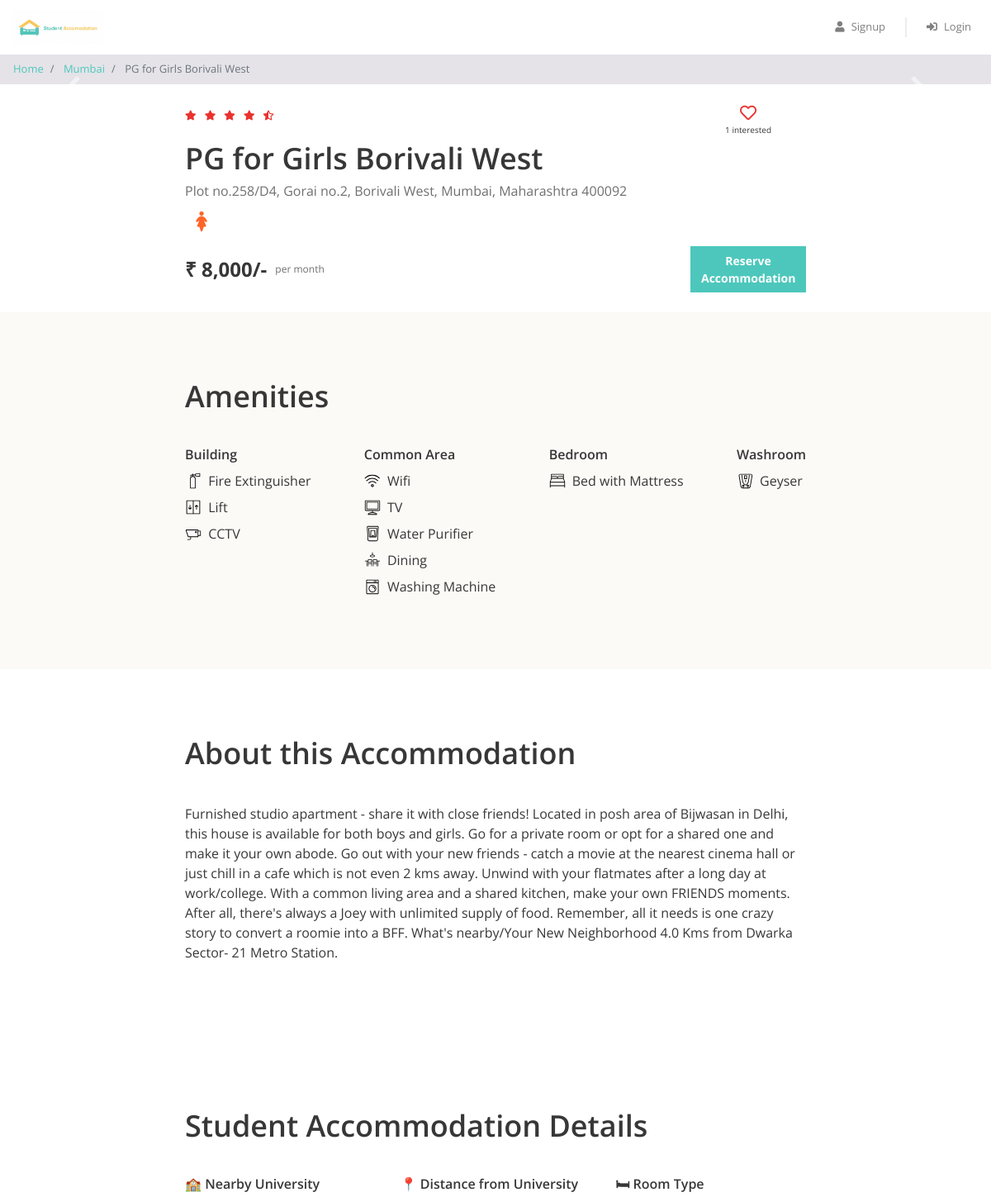
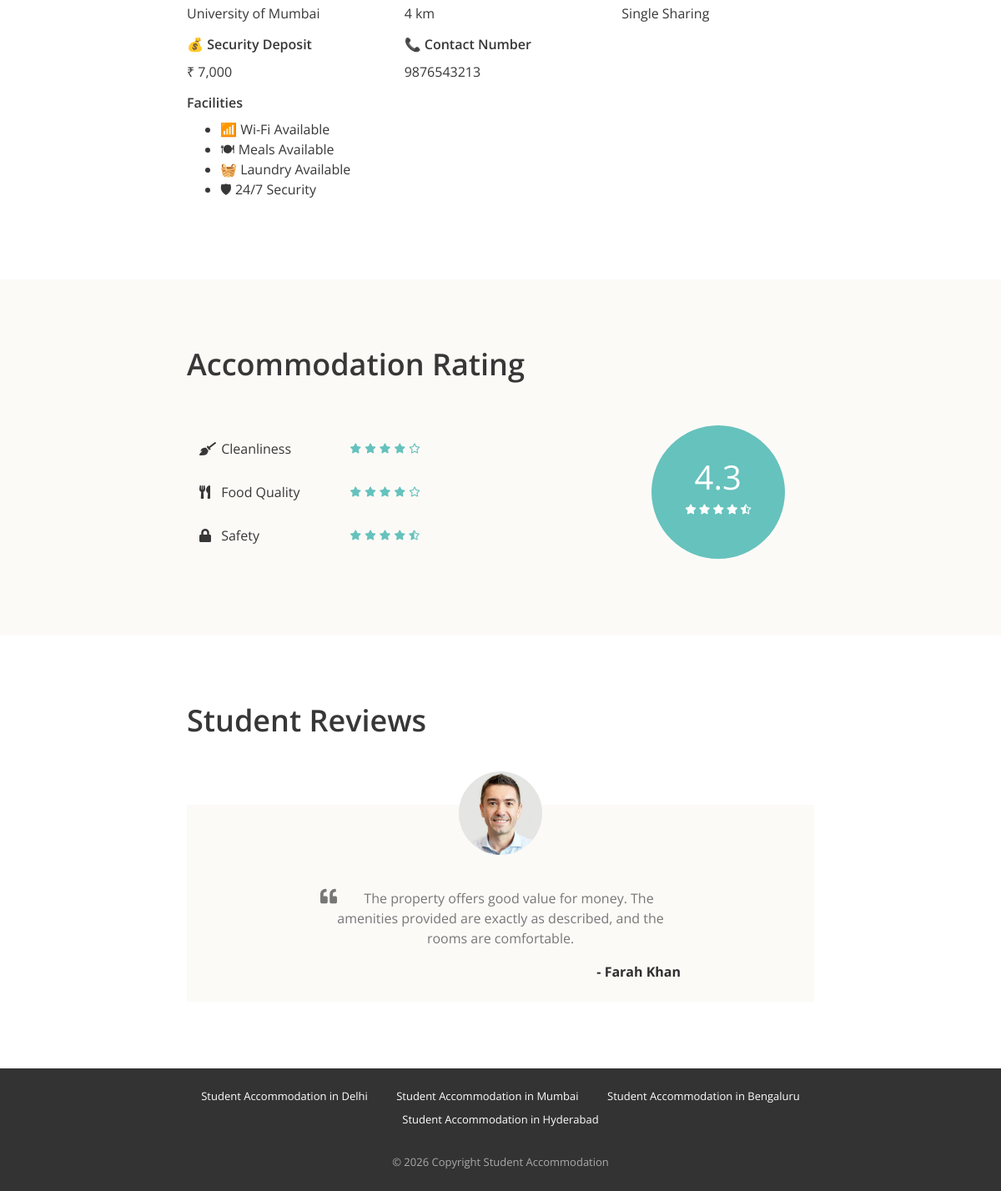
Page /property_detail.php?property_id=4 on the committed database (2 pictures, top to bottom).
### tables this page shows
CREATE TABLE `properties` (
  `id` int(11) NOT NULL,
  `city_id` int(11) NOT NULL,
  `name` varchar(100) NOT NULL,
  `address` varchar(255) NOT NULL,
  `description` longtext NOT NULL,
  `gender` enum('male','female','unisex') NOT NULL,
  `rent` int(11) NOT NULL,
  `rating_clean` float(2,1) NOT NULL,
  `rating_food` float(2,1) NOT NULL,
  `rating_safety` float(2,1) NOT NULL,
  `university_name` varchar(255) DEFAULT NULL,
  `university_distance` varchar(100) DEFAULT NULL,
  `room_type` varchar(100) DEFAULT NULL,
  `wifi` tinyint(1) DEFAULT 0,
  `meals` tinyint(1) DEFAULT 0,
  `laundry` tinyint(1) DEFAULT 0,
  `security` tinyint(1) DEFAULT 0,
  `deposit` int(11) DEFAULT NULL,
  `contact_number` varchar(15) DEFAULT NULL
);

CREATE TABLE `cities` (
  `id` int(11) NOT NULL,
  `name` varchar(100) NOT NULL
);

CREATE TABLE `amenities` (
  `id` int(11) NOT NULL,
  `name` varchar(100) NOT NULL,
  `type` varchar(100) NOT NULL,
  `icon` varchar(100) NOT NULL
);

CREATE TABLE `testimonials` (
  `id` int(11) NOT NULL,
  `property_id` int(11) NOT NULL,
  `user_name` varchar(100) NOT NULL,
  `content` text NOT NULL
);

### property_detail.php (the view, shortened to what this page needs)
<?php
require "includes/database_connect.php";
$property_id = $_GET["property_id"];
$sql_1 = "SELECT *, p.id AS property_id, p.name AS property_name, c.name AS city_name
            FROM properties p
            INNER JOIN cities c ON p.city_id = c.id
            WHERE p.id = $property_id";
$result_1 = mysqli_query($conn, $sql_1);
$property = mysqli_fetch_assoc($result_1);
$sql_2 = "SELECT * FROM testimonials WHERE property_id = $property_id";
$result_2 = mysqli_query($conn, $sql_2);
$testimonials = mysqli_fetch_all($result_2, MYSQLI_ASSOC);
$sql_3 = "SELECT a.*
            FROM amenities a
            INNER JOIN properties_amenities pa ON a.id = pa.amenity_id
            WHERE pa.property_id = $property_id";
$result_3 = mysqli_query($conn, $sql_3);
$amenities = mysqli_fetch_all($result_3, MYSQLI_ASSOC);
$sql_4 = "SELECT * FROM interested_users_properties WHERE property_id = $property_id";
$result_4 = mysqli_query($conn, $sql_4);
$interested_users_count = mysqli_num_rows($result_4);
?>
<!DOCTYPE html>
<html lang="en">
<head>
    <?php
    include "includes/head_links.php";
    ?>
    <link href="css/property_detail.css" rel="stylesheet" />
</head>
<body>
    <?php
    include "includes/header.php";
    ?>
    <nav aria-label="breadcrumb">
        <ol class="breadcrumb py-2">
            <li class="breadcrumb-item">
                <a href="index.php">Home</a>
            </li>
            <li class="breadcrumb-item">
                <a href="property_list.php?city=<?= $property['city_name']; ?>"><?= $property['city_name']; ?></a>
            </li>
            <li class="breadcrumb-item active" aria-current="page">
                <?= $property['property_name']; ?>
            </li>
        </ol>
    </nav>
    <div id="property-images" class="carousel slide" data-ride="carousel">
        <a class="carousel-control-prev" href="#property-images" role="button" data-slide="prev">
            <span class="carousel-control-prev-icon" aria-hidden="true"></span>
        </a>
        <a class="carousel-control-next" href="#property-images" role="button" data-slide="next">
            <span class="carousel-control-next-icon" aria-hidden="true"></span>
        </a>
    </div>
    <div class="property-summary page-container">
        <div class="row no-gutters justify-content-between">
            <?php
            $total_rating = ($property['rating_clean'] + $property['rating_food'] + $property['rating_safety']) / 3;
            $total_rating = round($total_rating, 1);
            ?>
            <div class="star-container" title="<?= $total_rating ?>">
                <?php
                $rating = $total_rating;
                for ($i = 0; $i < 5; $i++) {
                    if ($rating >= $i + 0.8) {
                ?>
                        <i class="fas fa-star"></i>
                    <?php
                    } elseif ($rating >= $i + 0.3) {
                    ?>
                        <i class="fas fa-star-half-alt"></i>
                    <?php
                    } else {
                    ?>
                        <i class="far fa-star"></i>
                <?php
                    }
                }
                ?>
            </div>
            <div class="interested-container">
<?php
$is_interested = false;
?>
<i
class="is-interested-image <?= $is_interested ? 'fas' : 'far' ?> fa-heart"
data-property-id="<?= $property_id ?>">
</i>
<div class="interested-text">
<span class="interested-user-count">
<?= $interested_users_count ?>
</span>
interested
</div>
</div>
        </div>
        <div class="detail-container">
            <div class="property-name"><?= $property['property_name'] ?></div>
            <div class="property-address"><?= $property['address'] ?></div>
            <div class="property-gender">
                <?php
                if ($property['gender'] == "male") {
                ?>
                    <img src="img/male.png">
                <?php
                } elseif ($property['gender'] == "female") {
                ?>
                    <img src="img/female.png">
                <?php
                } else {
                ?>
                    <img src="img/unisex.png">
                <?php
                }
                ?>
            </div>
        </div>
        <div class="row no-gutters">
            <div class="rent-container col-6">
                <div class="rent">₹ <?= number_format($property['rent']) ?>/-</div>
                <div class="rent-unit">per month</div>
            </div>
            <div class="button-container col-6">
                <a href="#" class="btn btn-primary">Reserve Accommodation</a>
            </div>
        </div>
    </div>
    <div class="property-amenities">
        <div class="page-container">
            <h1>Amenities</h1>
            <div class="row justify-content-between">
                <div class="col-md-auto">
                    <h5>Building</h5>
                    <?php
                    foreach ($amenities as $amenity) {
                        if ($amenity['type'] == "Building") {
                    ?>
                            <div class="amenity-container">
                                <img src="img/amenities/<?= $amenity['icon'] ?>.svg">
                                <span><?= $amenity['name'] ?></span>
                            </div>
                    <?php
                        }
                    }
                    ?>
                </div>
                <div class="col-md-auto">
                    <h5>Common Area</h5>
                    <?php
                    foreach ($amenities as $amenity) {
                        if ($amenity['type'] == "Common Area") {
                    ?>
                            <div class="amenity-container">
                                <img src="img/amenities/<?= $amenity['icon'] ?>.svg">
                                <span><?= $amenity['name'] ?></span>
                            </div>
                    <?php
                        }
                    }
                    ?>
                </div>
                <div class="col-md-auto">
                    <h5>Bedroom</h5>
                    <?php
                    foreach ($amenities as $amenity) {
                        if ($amenity['type'] == "Bedroom") {
                    ?>
                            <div class="amenity-container">
                                <img src="img/amenities/<?= $amenity['icon'] ?>.svg">
                                <span><?= $amenity['name'] ?></span>
                            </div>
                    <?php
                        }
                    }
                    ?>
                </div>
                <div class="col-md-auto">
                    <h5>Washroom</h5>
                    <?php
                    foreach ($amenities as $amenity) {
                        if ($amenity['type'] == "Washroom") {
                    ?>
                            <div class="amenity-container">
                                <img src="img/amenities/<?= $amenity['icon'] ?>.svg">
                                <span><?= $amenity['name'] ?></span>
                            </div>
                    <?php
                        }
                    }
                    ?>
                </div>
            </div>
        </div>
    </div>
    <div class="property-about page-container">
        <h1>About this Accommodation</h1>
        <p><?= $property['description'] ?></p>
    </div>
    <div class="property-about page-container">
    <h1>Student Accommodation Details</h1>
    <div class="row">
        <div class="col-md-4">
            <h5>🏫 Nearby University</h5>
            <p><?= $property['university_name']; ?></p>
        </div>
        <div class="col-md-4">
            <h5>📍 Distance from University</h5>
            <p><?= $property['university_distance']; ?></p>
        </div>
        <div class="col-md-4">
            <h5>🛏 Room Type</h5>
            <p><?= $property['room_type']; ?></p>
        </div>
        <div class="col-md-4">
            <h5>💰 Security Deposit</h5>
            <p>₹ <?= number_format($property['deposit']); ?></p>
        </div>
        <div class="col-md-4">
            <h5>📞 Contact Number</h5>
            <p><?= $property['contact_number']; ?></p>
        </div>
    </div>
    <h5>Facilities</h5>
    <ul>
        <?php if($property['wifi']) { ?>
            <li>📶 Wi-Fi Available</li>
        <?php } ?>
        <?php if($property['meals']) { ?>
            <li>🍽 Meals Available</li>
        <?php } ?>
        <?php if($property['laundry']) { ?>
            <li>🧺 Laundry Available</li>
        <?php } ?>
        <?php if($property['security']) { ?>
            <li>🛡 24/7 Security</li>
        <?php } ?>
    </ul>
</div>
    <div class="property-rating">
        <div class="page-container">
            <h1>Accommodation Rating</h1>
            <div class="row align-items-center justify-content-between">
                <div class="col-md-6">
                    <div class="rating-criteria row">
                        <div class="col-6">
                            <i class="rating-criteria-icon fas fa-broom"></i>
                            <span class="rating-criteria-text">Cleanliness</span>
                        </div>
                        <div class="rating-criteria-star-container col-6" title="<?= $property['rating_clean'] ?>">
                            <?php
                            $rating = $property['rating_clean'];
                            for ($i = 0; $i < 5; $i++) {
                                if ($rating >= $i + 0.8) {
                            ?>
                                    <i class="fas fa-star"></i>
                                <?php
                                } elseif ($rating >= $i + 0.3) {
                                ?>
                                    <i class="fas fa-star-half-alt"></i>
                                <?php
                                } else {
                                ?>
                                    <i class="far fa-star"></i>
                            <?php
                                }
                            }
                            ?>
                        </div>
                    </div>
                    <div class="rating-criteria row">
                        <div class="col-6">
                            <i class="rating-criteria-icon fas fa-utensils"></i>
                            <span class="rating-criteria-text">Food Quality</span>
                        </div>
                        <div class="rating-criteria-star-container col-6" title="<?= $property['rating_food'] ?>">
                            <?php
                            $rating = $property['rating_food'];
                            for ($i = 0; $i < 5; $i++) {
                                if ($rating >= $i + 0.8) {
                            ?>
                                    <i class="fas fa-star"></i>
                                <?php
                                } elseif ($rating >= $i + 0.3) {
                                ?>
                                    <i class="fas fa-star-half-alt"></i>
                                <?php
                                } else {
                                ?>
                                    <i class="far fa-star"></i>
                            <?php
                                }
                            }
                            ?>
                        </div>
                    </div>
                    <div class="rating-criteria row">
                        <div class="col-6">
                            <i class="rating-criteria-icon fa fa-lock"></i>
                            <span class="rating-criteria-text">Safety</span>
                        </div>
                        <div class="rating-criteria-star-container col-6" title="<?= $property['rating_safety'] ?>">
                            <?php
                            $rating = $property['rating_safety'];
                            for ($i = 0; $i < 5; $i++) {
                                if ($rating >= $i + 0.8) {
                            ?>
                                    <i class="fas fa-star"></i>
                                <?php
                                } elseif ($rating >= $i + 0.3) {
                                ?>
                                    <i class="fas fa-star-half-alt"></i>
                                <?php
                                } else {
                                ?>
                                    <i class="far fa-star"></i>
                            <?php
                                }
                            }
                            ?>
                        </div>
                    </div>
                </div>
                <div class="col-md-4">
                    <div class="rating-circle">
                        <?php
                        $total_rating = ($property['rating_clean'] + $property['rating_food'] + $property['rating_safety']) / 3;
                        $total_rating = round($total_rating, 1);
                        ?>
                        <div class="total-rating"><?= $total_rating ?></div>
                        <div class="rating-circle-star-container">
                            <?php
                            $rating = $total_rating;
                            for ($i = 0; $i < 5; $i++) {
                                if ($rating >= $i + 0.8) {
                            ?>
                                    <i class="fas fa-star"></i>
                                <?php
                                } elseif ($rating >= $i + 0.3) {
                                ?>
                                    <i class="fas fa-star-half-alt"></i>
                                <?php
                                } else {
                                ?>
                                    <i class="far fa-star"></i>
                            <?php
                                }
                            }
                            ?>
                        </div>
                    </div>
                </div>
            </div>
        </div>
    </div>
    <div class="property-testimonials page-container">
        <h1>Student Reviews</h1>
        <?php
        foreach ($testimonials as $testimonial) {
        ?>
            <div class="testimonial-block">
                <div class="testimonial-image-container">
                    <img class="testimonial-img" src="img/man.png">
                </div>
                <div class="testimonial-text">
                    <i class="fa fa-quote-left" aria-hidden="true"></i>
                    <p><?= $testimonial['content'] ?></p>
                </div>
                <div class="testimonial-name">- <?= $testimonial['user_name'] ?></div>
            </div>
        <?php
        }
        ?>
    </div>
    <?php
include "includes/footer.php";
?>
</body>
</html>

### rows in the picture
properties: city.name "Mumbai", name "PG for Girls Borivali West", address "Plot no.258/D4, Gorai no.2, Borivali West, Mumbai, Maharashtra 400092", rent "8,000", description "Furnished studio apartment - share it with close friends! Located in posh area of Bijwasan in Delhi, this house is available for both boys and girls. Go for a private room or opt for a shared one and make it your own abode. Go out with your new friends - catch a movie at the nearest cinema hall or just chill in a cafe which is not even 2 kms away. Unwind with your flatmates after a long day at work/college. With a common living area and a shared kitchen, make your own FRIENDS moments. After all, there's always a Joey with unlimited supply of food. Remember, all it needs is one crazy story to convert a roomie into a BFF. What's nearby/Your New Neighborhood 4.0 Kms from Dwarka Sector- 21…", university_name "University of Mumbai", university_distance "4 km", room_type "Single Sharing", deposit "7,000", contact_number "9876543213", total_rating "4.3"
amenities: icon (picture), name "Fire Extinguisher"
amenities: icon (picture), name "Lift"
amenities: icon (picture), name "CCTV"
amenities: icon (picture), name "Wifi"
amenities: shows a picture, name "TV"
amenities: icon (picture), name "Water Purifier"
amenities: icon (picture), name "Dining"
amenities: icon (picture), name "Washing Machine"
amenities: name "Bed with Mattress"
amenities: icon (picture), name "Geyser"
testimonials: content "The property offers good value for money. The amenities provided are exactly as described, and the rooms are comfortable.", user_name "Farah Khan"

### other values in the picture
$interested_users_count "1"
